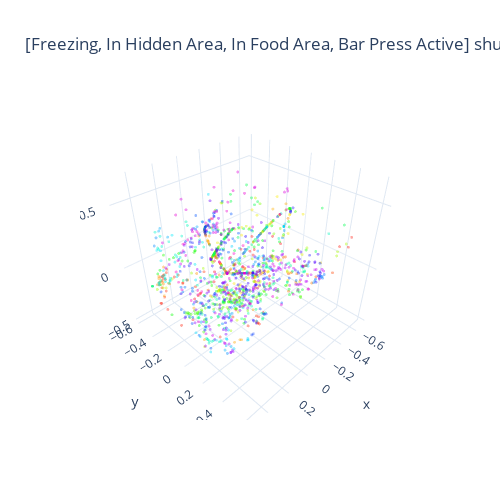

Source (notebook cell):
### Code cell
# Visualized embedding
fig = cebra.integrations.plotly.plot_embedding_interactive(cebra_behavior_model_comb3_embedding_shuffled,
                                                           embedding_labels = y_train.iloc[:, 1],
                                                           title = "[Freezing, In Hidden Area, In Food Area, Bar Press Active] shuffled",
                                                           cmap = "gist_rainbow")
fig.show()

### Figure 1 — Plotly figure (JSON) as saved in the notebook; plotly's stock layout.template omitted (floating-point values rounded to 4 significant figures; data arrays with more than 128 entries replaced by an {"elided": "..."} marker saying what was removed)
{"data": [{"marker": {"color": {"elided": "1398 float values"}, "colorscale": [[0, "rgb(255, 0, 40)"], [0.1, "rgb(255, 93, 0)"], [0.2, "rgb(255, 234, 0)"], [0.3, "rgb(140, 255, 0)"], [0.4, "rgb(0, 255, 0)"], [0.5, "rgb(0, 255, 139)"], [0.6, "rgb(0, 235, 255)"], [0.7, "rgb(0, 94, 255)"], [0.8, "rgb(41, 0, 255)"], [0.9, "rgb(182, 0, 255)"], [1, "rgb(255, 0, 191)"]], "opacity": 0.4, "size": 1}, "mode": "markers", "name": "0          0.485000\n3          3.547000\n6          6.583500\n7          7.596250\n8          8.607950\n           ...     \n1741    1763.326400\n1742    1764.336900\n1743    1765.350950\n1745    1767.373100\n1747    1769.412429\nName: Time, Length: 1398, dtype: float64", "type": "scatter3d", "x": {"elided": "1398 float values"}, "y": {"elided": "1398 float values"}, "z": {"elided": "1398 float values"}}], "layout": {"height": 500, "showlegend": false, "title": {"text": "[Freezing, In Hidden Area, In Food Area, Bar Press Active] shuffled"}, "width": 500}}
